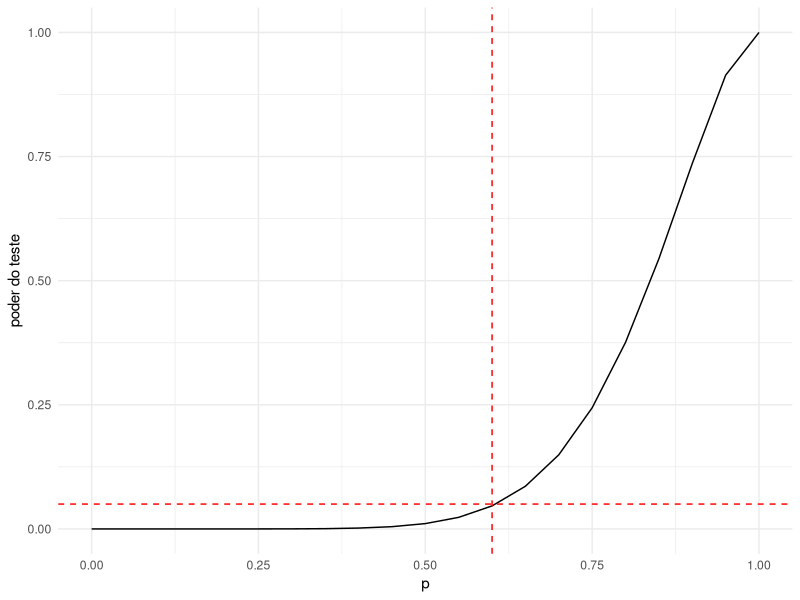

Write R code to recreate this figure.
## ---- chunk 1
knitr::opts_chunk$set(echo = TRUE, fig.width = 5, fig.height = 3)
## ---- chunk 2
set.seed(19092019); x = rnorm(n = 100, mean = 30, sd = 10)
## ---- chunk 3
x1 = x[x>30]
x2 = x[x<30]
x3 = x[x==30]

length(x3)
## ---- chunk 4
length(x1)
## ---- chunk 5
binom.test(x = 46, n = 100, p = 0.5, alternative = "greater")
## ---- chunk 6
wilcox.test(x = x, mu = 30, alternative = "greater")
## ---- chunk 7
tibble::tibble("x" = 0:10, y = sprintf("%.4f", 1-pbinom(-1:9, 10, 0.5), 4))
## ---- chunk 8
library(ggplot2)
 
x = seq(0, 1, 0.05)
y = round(1 - pbinom( 8, 10, x), 4)

ggplot(data.frame(x, y), aes(x, y)) + 
  geom_line() +
  geom_hline(yintercept = 0.05, color = "red", linetype = "dashed") + 
  geom_vline(xintercept = 0.60, color = "red", linetype = "dashed") + 
  labs(x = "p", y = "poder do teste") +
  theme_minimal()
## ---- chunk 9
x1 = c( 2, 3, 4,10, 8, 3,10,10, 8, 6, 8, 8)
x2 = c( 2, 2, 4, 6, 6, 2, 4, 8,10, 8, 3, 4)

tibble::tibble("idoso"=1:12, x1, x2)
## ---- chunk 10
x1_x2 = x1-x2
x1_x2
## ---- chunk 11
sort(abs(x1_x2[x1_x2!=0]))
## ---- chunk 12
wilcox.test(x1, x2, paired = TRUE, alternative = "greater")
